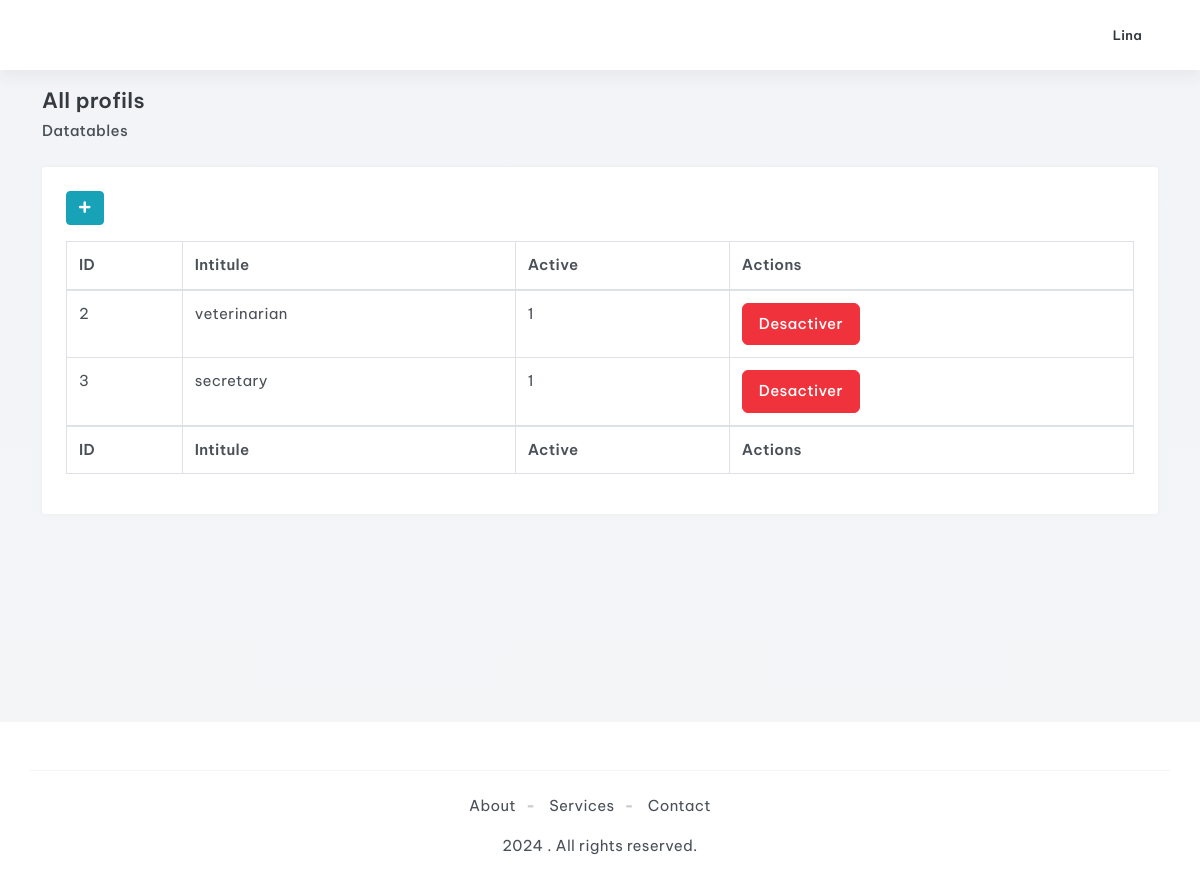
/admin/profils.php (signed in), run on the app's committed database.
### tables this page shows
CREATE TABLE `profils` (
  `id` int(11) NOT NULL,
  `role` varchar(255) DEFAULT NULL,
  `active` tinyint(1) DEFAULT NULL
);

### admin/CLASSE/profil.class.php (the view, shortened to what this page needs)
<?php
Class Profil{
private $cnx,$server,$user,$pwd,$db;
public function __construct($serveur,$utilisateur,$mdp,$base){
	$this->server=$serveur;
	$this->user=$utilisateur;
	$this->pwd=$mdp;
	$this->db=$base;
	try
	{
	$this->cnx = new PDO('mysql:host='.$this->server.'; dbname='.$this->db, $this->user, $this->pwd);
	}
	catch(Exception $e)
	{
	echo'Erreur:'.$e->getMessage().'<br/>';
	echo'N°:'.$e->getCode();
	}
}
public function RetreiveWithDataTables(){
	$sql="select * from profils";
$resultats=$this->cnx->query($sql);
if($resultats) {
$resultats->setFetchMode(PDO::FETCH_OBJ);
$profils=$resultats->fetchall();
echo'<p><a class="btn btn-info btn-circle btn-sm" ;" href="create_profil.php" title="Add"><i class="fas fa-plus"></i></a></p>';
echo '<table  class="table table-bordered" id="myTable" width="100%" cellspacing="0">';
echo '<thead>';
	echo '<tr>';
	echo '<th>ID</th><th>Intitule</th><th>Active</th><th>Actions</th>';
	echo '</tr>';
echo '</thead>';
print '<tbody>';
foreach($profils as $profil):
echo '<tr>';
	print '<td>'.$profil->id.'</td>';
	print '<td>'.$profil->role.'</td>';
	print '<td>'.$profil->active.'</td>';
	if ($profil->active == 1) {
		print '<td><a class="btn btn-danger" onClick="return confirm(\'Desactiver ce Profil?\');" href="profilbuttons.php?id='.$profil->id.'&active=1">Desactiver</a></td>';
	} else {
		print '<td><a class="btn btn-success" onClick="return confirm(\'Activer ce Profil?\');" href="profilbuttons.php?id='.$profil->id.'&active=0">Activer</a></td>';
	}
echo '</tr>';
endforeach;
print '</tbody>';
echo '<tfoot>';
	echo '<tr>';
	echo '<th>ID</th><th>Intitule</th><th>Active</th><th>Actions</th>';
	echo '</tr>';
echo '</tfoot>';
echo '</table>';
}
	else echo 'Table vide !!!' ;
}
}
?>

### data on the page
profils: id "2", role "veterinarian", active "1"
profils: id "3", role "secretary", active "1"

### other printed values
$_SESSION['username'] "Lina"
